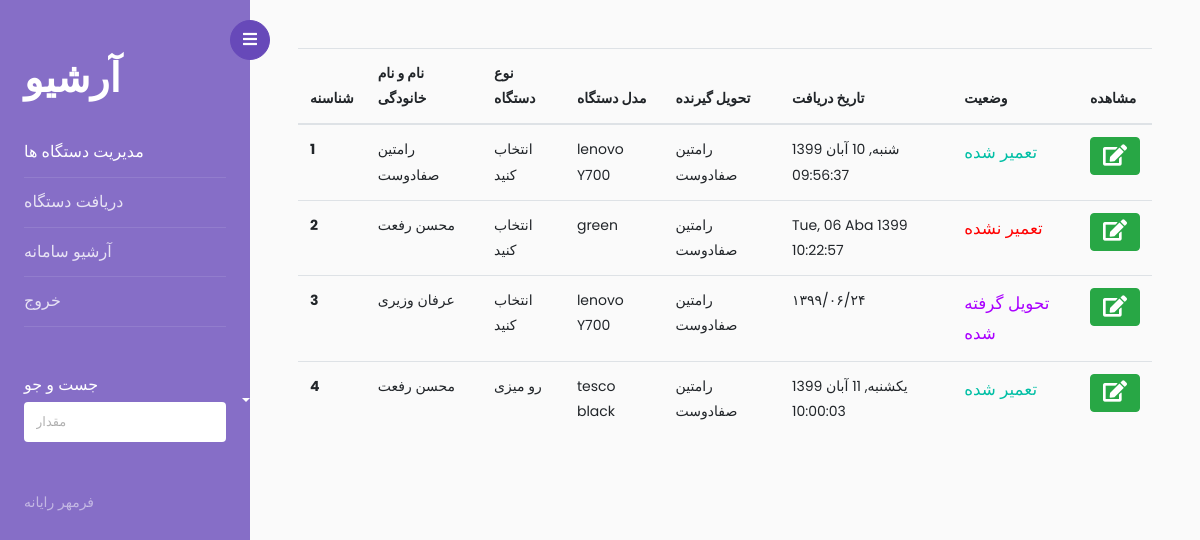
/archive (signed in), run on an earlier commit of the app's database.
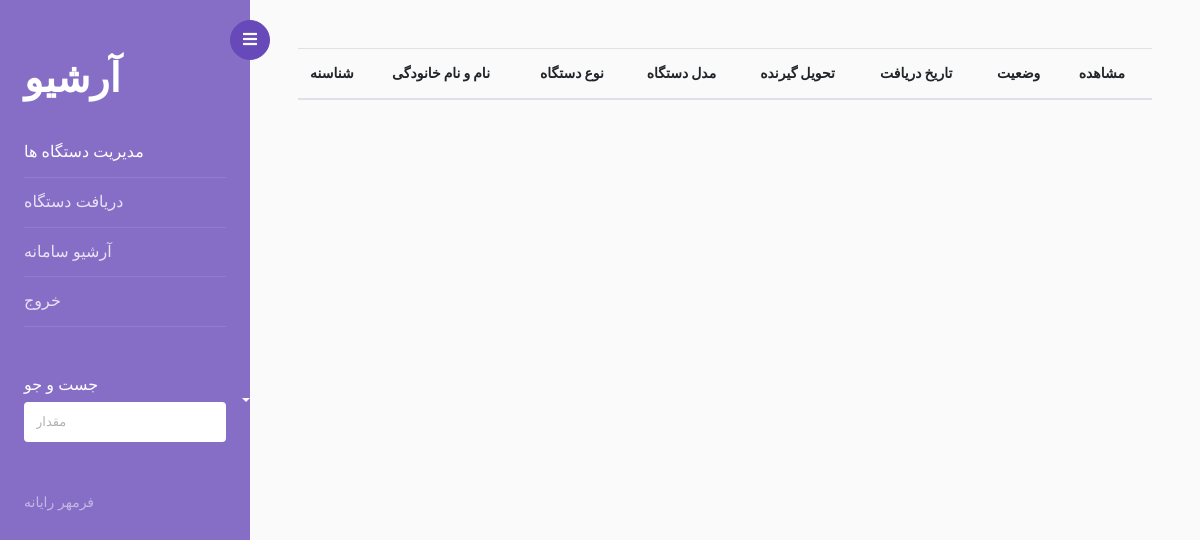
And on a later commit of the database.
### app.py (models this page shows, shortened)
class devices(db.Model):
    _id= db.Column("id", db.Integer , primary_key=True)
    tracking_number =db.Column(db.String(100),nullable=False,unique=True)
    customer_name =db.Column(db.String(100),nullable=False)
    customer_phone =db.Column(db.String(20))
    device_type =db.Column(db.String(100))
    device_model =db.Column(db.String(100))
    serial_number =db.Column(db.String(100))
    property_number =db.Column(db.String(100))
    address =db.Column(db.String(300))
    problem =db.Column(db.String(500))
    accesories =db.Column(db.String(300))
    other_text =db.Column(db.String(700))
    giver_name =db.Column(db.String(100))
    in_time =db.Column(db.String(100))
    out_time =db.Column(db.String(100))
    situation=db.Column(db.Integer)
    deliverd=db.Column(db.Integer)
    repair_report=db.Column(db.String(400))

### app.py (the view)
@app.route('/archive',methods=['POST','GET'])
def archive():
    if not current_user.is_authenticated:
        return redirect(url_for('.login'))
    values=devices.query.filter_by(deliverd=1)
    return render_template('archive.html',values=values)

### app.py (called while the page is built)
@Login_manager.user_loader
def load_user(user_id):
    return users.query.get(int(user_id))

### templates/archive.html (shortened to what this page needs)
<!doctype html>
<html lang="en">
  <head>
		<link rel="stylesheet" href="https://stackpath.bootstrapcdn.com/font-awesome/4.7.0/css/font-awesome.min.css">
    <link rel="stylesheet" href="../static/add/css/style.css">
    <link rel="stylesheet" href="https://cdnjs.cloudflare.com/ajax/libs/font-awesome/5.15.1/css/all.min.css?family">
  </head>
  <body>
		<div class="wrapper d-flex align-items-stretch">
			<nav id="sidebar">
				<div class="custom-menu">
					<button type="button" id="sidebarCollapse" class="btn btn-primary">
	          <i class="fa fa-bars"></i>
	        </button>
        </div>
				<div class="p-4 pt-5">
		  		<h1><a href="index.html" class="logo">آرشیو</a></h1>
	        <ul class="list-unstyled components mb-5">
	          <li class="active">
	            <a href="/"  aria-expanded="false" class="dropdown-toggle">مدیریت دستگاه ها</a>
	          </li>
	          <li>
	              <a href="/add">دریافت دستگاه  </a>
	          </li>
	          <li>
              <a href="/archive">آرشیو سامانه</a>
	          </li>
	          <li>
              <a href="/logout">خروج</a>
	          </li>
	        </ul>
	        <div class="mb-5">
						<h3 class="h6">جست و جو</h3>
						<form action="#" class="colorlib-subscribe-form">
	            <div class="form-group d-flex">
	              <input type="text" class="form-control" placeholder="مقدار ">
	            </div>
	          </form>
					</div>
	        <div class="footer">
	        	<p>
						  فرمهر رایانه
						  </p>
	        </div>
	      </div>
    	</nav>
      <div id="content" class="p-4 p-md-5 pt-5">
        <form method="POST" action="/edit">
        <table class="table" id="tblTest">
            <thead>
              <tr>
                <th scope="col">شناسنه</th>
                <th scope="col">نام و نام خانودگی</th>
                <th scope="col">نوع دستگاه</th>
                <th scope="col">مدل دستگاه</th>
                <th scope="col">تحویل گیرنده</th>
                <th scope="col">تاریخ دریافت</th>
                <th scope="col">وضعیت</th>
                <th scope="col">مشاهده</th>
              </tr>
            </thead>
            <tbody>
                {% for item in values %}
              <tr>
                <th scope="row">{{item._id}} </th>
                <td>{{item.customer_name}}</td>
                <td>{{item.device_type}}</td>
                <td>{{item.device_model}}</td>
                <td>{{item.giver_name}}</td>
                <td>{{item.in_time}}</td>
                  {%  if item.situation==0 %}
                  <td style="color: #AA00FF ; font-size: larger;">تحویل گرفته شده</td>
                  {% elif item.situation==1 %}
                  <td style="color: #00BFA5; font-size: larger;">تعمیر شده</td>
                  {% else %}
                  <td style="color:#FF0000; font-size: larger;">تعمیر نشده</td>
                  {% endif %}
                <td> <button type="submit" class="btn btn-success btnSelect" >
                  <i class="fa fa-edit fa-lg"></i>
              </button></td>
              </tr>
              {% endfor %}
            </tbody>
          </table>
        </form>
      </div>
    </div>
  </body>
</html>

What changed in the data, as far as the page shows it:
no longer on this page (row edited): devices: _id "1", customer_name "رامتین صفادوست", device_type "انتخاب کنید", device_model "lenovo Y700", giver_name "رامتین صفادوست", in_time "شنبه, 10 آبان 1399 09:56:37", situation "تعمیر شده"
no longer on this page (row edited): devices: _id "2", customer_name "محسن رفعت", device_type "انتخاب کنید", device_model "green", giver_name "رامتین صفادوست", in_time "Tue, 06 Aba 1399 10:22:57", situation "تعمیر نشده"
no longer on this page (row edited): devices: _id "3", customer_name "عرفان وزیری", device_type "انتخاب کنید", device_model "lenovo Y700", giver_name "رامتین صفادوست", in_time "۱۳۹۹/۰۶/۲۴", situation "تحویل گرفته شده"
no longer on this page (row edited): devices: _id "4", customer_name "محسن رفعت", device_type "رو میزی", device_model "tesco black", giver_name "رامتین صفادوست", in_time "یکشنبه, 11 آبان 1399 10:00:03", situation "تعمیر شده"
